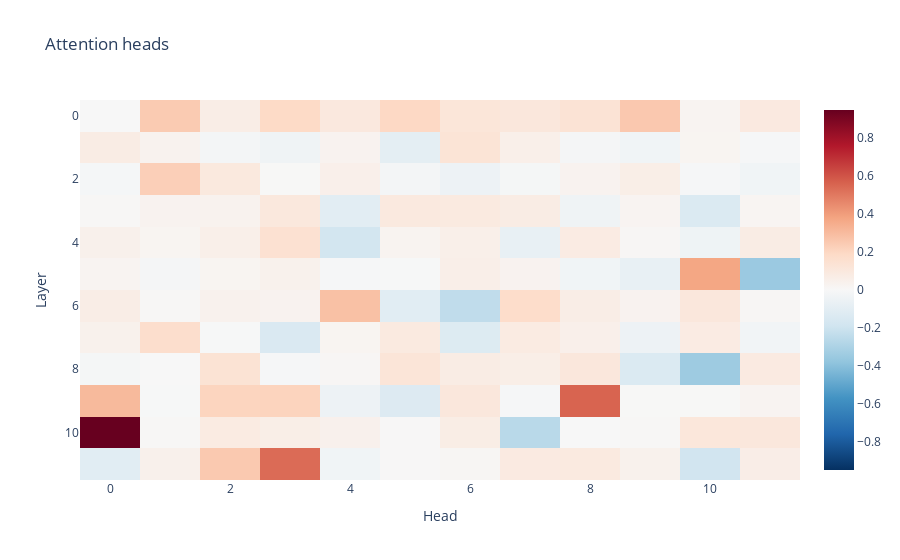
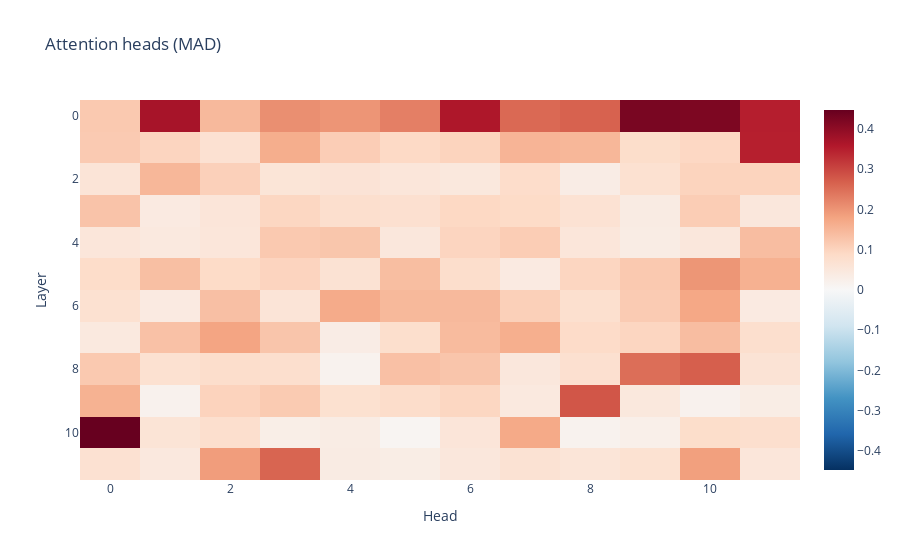
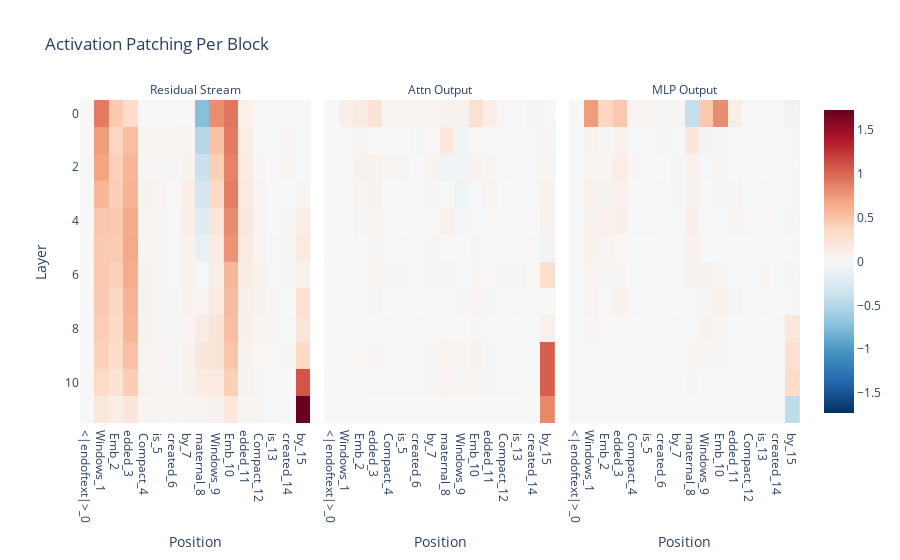
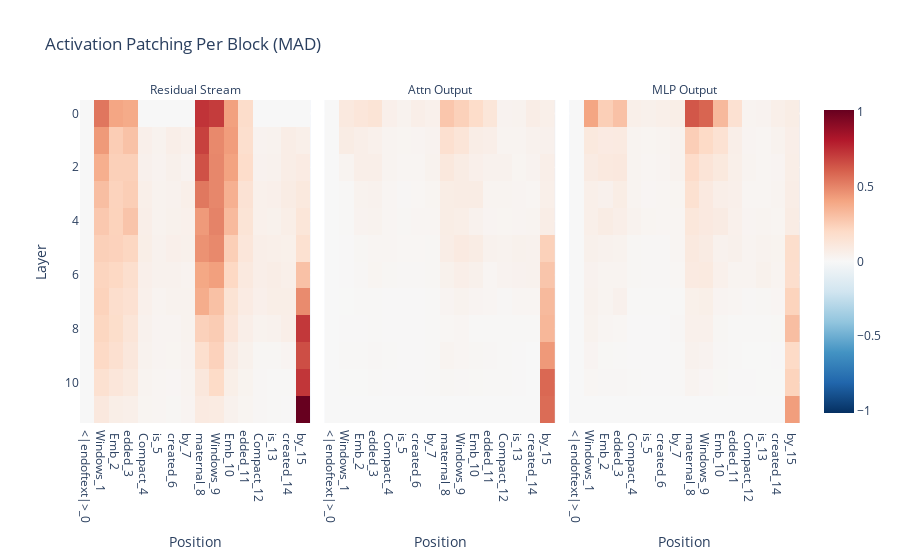

The cell these charts' notebook holds for them, in order:
### Markdown cell above
## Plot target win (200 examples)

### Code cell
imshow_reversed(
    data["pos"]["patch_attn_head_out"]["mean"].mean(0),
    yaxis="Layer", 
    xaxis="Head", 
    title = "Attention heads"
)
imshow_reversed(
    data_var["pos"]["patch_attn_head_out"]["mean"].mean(0),
    yaxis="Layer", 
    xaxis="Head", 
    title = "Attention heads (MAD)",
)
imshow_reversed(
    data["pos"]["patch_per_block"]["mean"].mean(0),
    facet_col=0,
    facet_labels=["Residual Stream", "Attn Output", "MLP Output"],
    title="Activation Patching Per Block",
    xaxis="Position",
    yaxis="Layer",
    # zmax=1,
    # zmin=-1,
    x=[f"{tok}_{i}" for i, tok in enumerate(data["pos"]["example_str_token"])],
)
imshow_reversed(
    data_var["pos"]["patch_per_block"]["mean"].mean(0),
    facet_col=0,
    facet_labels=["Residual Stream", "Attn Output", "MLP Output"],
    title="Activation Patching Per Block (MAD)",
    xaxis="Position",
    yaxis="Layer",
    x=[f"{tok}_{i}" for i, tok in enumerate(data["pos"]["example_str_token"])],
)

### Figure 1 — Plotly figure (JSON) as saved in the notebook; plotly's stock layout.template omitted (floating-point values rounded to 4 significant figures; data arrays with more than 128 entries replaced by an {"elided": "..."} marker saying what was removed)
{"data": [{"coloraxis": "coloraxis", "hovertemplate": "x: %{x}<br>y: %{y}<br>color: %{z}<extra></extra>", "name": "0", "type": "heatmap", "xaxis": "x", "yaxis": "y", "z": {"elided": "12x12 float values"}}], "layout": {"coloraxis": {"cmid": 0, "colorscale": [[0, "rgb(5,48,97)"], [0.1, "rgb(33,102,172)"], [0.2, "rgb(67,147,195)"], [0.3, "rgb(146,197,222)"], [0.4, "rgb(209,229,240)"], [0.5, "rgb(247,247,247)"], [0.6, "rgb(253,219,199)"], [0.7, "rgb(244,165,130)"], [0.8, "rgb(214,96,77)"], [0.9, "rgb(178,24,43)"], [1, "rgb(103,0,31)"]]}, "title": {"text": "Attention heads"}, "xaxis": {"anchor": "y", "domain": [0, 1], "title": {"text": "Head"}}, "yaxis": {"anchor": "x", "autorange": "reversed", "domain": [0, 1], "title": {"text": "Layer"}}}}

### Figure 2 — Plotly figure (JSON) as saved in the notebook; plotly's stock layout.template omitted (floating-point values rounded to 4 significant figures; data arrays with more than 128 entries replaced by an {"elided": "..."} marker saying what was removed)
{"data": [{"coloraxis": "coloraxis", "hovertemplate": "x: %{x}<br>y: %{y}<br>color: %{z}<extra></extra>", "name": "0", "type": "heatmap", "xaxis": "x", "yaxis": "y", "z": {"elided": "12x12 float values"}}], "layout": {"coloraxis": {"cmid": 0, "colorscale": [[0, "rgb(5,48,97)"], [0.1, "rgb(33,102,172)"], [0.2, "rgb(67,147,195)"], [0.3, "rgb(146,197,222)"], [0.4, "rgb(209,229,240)"], [0.5, "rgb(247,247,247)"], [0.6, "rgb(253,219,199)"], [0.7, "rgb(244,165,130)"], [0.8, "rgb(214,96,77)"], [0.9, "rgb(178,24,43)"], [1, "rgb(103,0,31)"]]}, "title": {"text": "Attention heads (MAD)"}, "xaxis": {"anchor": "y", "domain": [0, 1], "title": {"text": "Head"}}, "yaxis": {"anchor": "x", "autorange": "reversed", "domain": [0, 1], "title": {"text": "Layer"}}}}

### Figure 3 — Plotly figure (JSON) as saved in the notebook; plotly's stock layout.template omitted (floating-point values rounded to 4 significant figures; data arrays with more than 128 entries replaced by an {"elided": "..."} marker saying what was removed)
{"data": [{"coloraxis": "coloraxis", "hovertemplate": "x: %{x}<br>y: %{y}<br>color: %{z}<extra></extra>", "name": "0", "type": "heatmap", "x": ["<|endoftext|>_0", "Windows_1", " Emb_2", "edded_3", " Compact_4", " is_5", " created_6", " by_7", " maternal_8", " Windows_9", " Emb_10", "edded_11", " Compact_12", " is_13", " created_14", " by_15"], "xaxis": "x", "yaxis": "y", "z": {"elided": "12x16 float values"}}, {"coloraxis": "coloraxis", "hovertemplate": "x: %{x}<br>y: %{y}<br>color: %{z}<extra></extra>", "name": "1", "type": "heatmap", "x": ["<|endoftext|>_0", "Windows_1", " Emb_2", "edded_3", " Compact_4", " is_5", " created_6", " by_7", " maternal_8", " Windows_9", " Emb_10", "edded_11", " Compact_12", " is_13", " created_14", " by_15"], "xaxis": "x2", "yaxis": "y2", "z": {"elided": "12x16 float values"}}, {"coloraxis": "coloraxis", "hovertemplate": "x: %{x}<br>y: %{y}<br>color: %{z}<extra></extra>", "name": "2", "type": "heatmap", "x": ["<|endoftext|>_0", "Windows_1", " Emb_2", "edded_3", " Compact_4", " is_5", " created_6", " by_7", " maternal_8", " Windows_9", " Emb_10", "edded_11", " Compact_12", " is_13", " created_14", " by_15"], "xaxis": "x3", "yaxis": "y3", "z": {"elided": "12x16 float values"}}], "layout": {"annotations": [{"font": {}, "showarrow": false, "text": "Residual Stream", "x": 0.16, "xanchor": "center", "xref": "paper", "y": 1, "yanchor": "bottom", "yref": "paper"}, {"font": {}, "showarrow": false, "text": "Attn Output", "x": 0.5, "xanchor": "center", "xref": "paper", "y": 1, "yanchor": "bottom", "yref": "paper"}, {"font": {}, "showarrow": false, "text": "MLP Output", "x": 0.84, "xanchor": "center", "xref": "paper", "y": 1, "yanchor": "bottom", "yref": "paper"}], "coloraxis": {"cmid": 0, "colorscale": [[0, "rgb(5,48,97)"], [0.1, "rgb(33,102,172)"], [0.2, "rgb(67,147,195)"], [0.3, "rgb(146,197,222)"], [0.4, "rgb(209,229,240)"], [0.5, "rgb(247,247,247)"], [0.6, "rgb(253,219,199)"], [0.7, "rgb(244,165,130)"], [0.8, "rgb(214,96,77)"], [0.9, "rgb(178,24,43)"], [1, "rgb(103,0,31)"]]}, "title": {"text": "Activation Patching Per Block"}, "xaxis": {"anchor": "y", "domain": [0, 0.32], "title": {"text": "Position"}}, "xaxis2": {"anchor": "y2", "domain": [0.34, 0.66], "matches": "x", "title": {"text": "Position"}}, "xaxis3": {"anchor": "y3", "domain": [0.68, 1.0], "matches": "x", "title": {"text": "Position"}}, "yaxis": {"anchor": "x", "autorange": "reversed", "domain": [0, 1], "title": {"text": "Layer"}}, "yaxis2": {"anchor": "x2", "domain": [0, 1], "matches": "y", "showticklabels": false}, "yaxis3": {"anchor": "x3", "domain": [0, 1], "matches": "y", "showticklabels": false}}}

### Figure 4 — Plotly figure (JSON) as saved in the notebook; plotly's stock layout.template omitted (floating-point values rounded to 4 significant figures; data arrays with more than 128 entries replaced by an {"elided": "..."} marker saying what was removed)
{"data": [{"coloraxis": "coloraxis", "hovertemplate": "x: %{x}<br>y: %{y}<br>color: %{z}<extra></extra>", "name": "0", "type": "heatmap", "x": ["<|endoftext|>_0", "Windows_1", " Emb_2", "edded_3", " Compact_4", " is_5", " created_6", " by_7", " maternal_8", " Windows_9", " Emb_10", "edded_11", " Compact_12", " is_13", " created_14", " by_15"], "xaxis": "x", "yaxis": "y", "z": {"elided": "12x16 float values"}}, {"coloraxis": "coloraxis", "hovertemplate": "x: %{x}<br>y: %{y}<br>color: %{z}<extra></extra>", "name": "1", "type": "heatmap", "x": ["<|endoftext|>_0", "Windows_1", " Emb_2", "edded_3", " Compact_4", " is_5", " created_6", " by_7", " maternal_8", " Windows_9", " Emb_10", "edded_11", " Compact_12", " is_13", " created_14", " by_15"], "xaxis": "x2", "yaxis": "y2", "z": {"elided": "12x16 float values"}}, {"coloraxis": "coloraxis", "hovertemplate": "x: %{x}<br>y: %{y}<br>color: %{z}<extra></extra>", "name": "2", "type": "heatmap", "x": ["<|endoftext|>_0", "Windows_1", " Emb_2", "edded_3", " Compact_4", " is_5", " created_6", " by_7", " maternal_8", " Windows_9", " Emb_10", "edded_11", " Compact_12", " is_13", " created_14", " by_15"], "xaxis": "x3", "yaxis": "y3", "z": {"elided": "12x16 float values"}}], "layout": {"annotations": [{"font": {}, "showarrow": false, "text": "Residual Stream", "x": 0.16, "xanchor": "center", "xref": "paper", "y": 1, "yanchor": "bottom", "yref": "paper"}, {"font": {}, "showarrow": false, "text": "Attn Output", "x": 0.5, "xanchor": "center", "xref": "paper", "y": 1, "yanchor": "bottom", "yref": "paper"}, {"font": {}, "showarrow": false, "text": "MLP Output", "x": 0.84, "xanchor": "center", "xref": "paper", "y": 1, "yanchor": "bottom", "yref": "paper"}], "coloraxis": {"cmid": 0, "colorscale": [[0, "rgb(5,48,97)"], [0.1, "rgb(33,102,172)"], [0.2, "rgb(67,147,195)"], [0.3, "rgb(146,197,222)"], [0.4, "rgb(209,229,240)"], [0.5, "rgb(247,247,247)"], [0.6, "rgb(253,219,199)"], [0.7, "rgb(244,165,130)"], [0.8, "rgb(214,96,77)"], [0.9, "rgb(178,24,43)"], [1, "rgb(103,0,31)"]]}, "title": {"text": "Activation Patching Per Block (MAD)"}, "xaxis": {"anchor": "y", "domain": [0, 0.32], "title": {"text": "Position"}}, "xaxis2": {"anchor": "y2", "domain": [0.34, 0.66], "matches": "x", "title": {"text": "Position"}}, "xaxis3": {"anchor": "y3", "domain": [0.68, 1.0], "matches": "x", "title": {"text": "Position"}}, "yaxis": {"anchor": "x", "autorange": "reversed", "domain": [0, 1], "title": {"text": "Layer"}}, "yaxis2": {"anchor": "x2", "domain": [0, 1], "matches": "y", "showticklabels": false}, "yaxis3": {"anchor": "x3", "domain": [0, 1], "matches": "y", "showticklabels": false}}}
